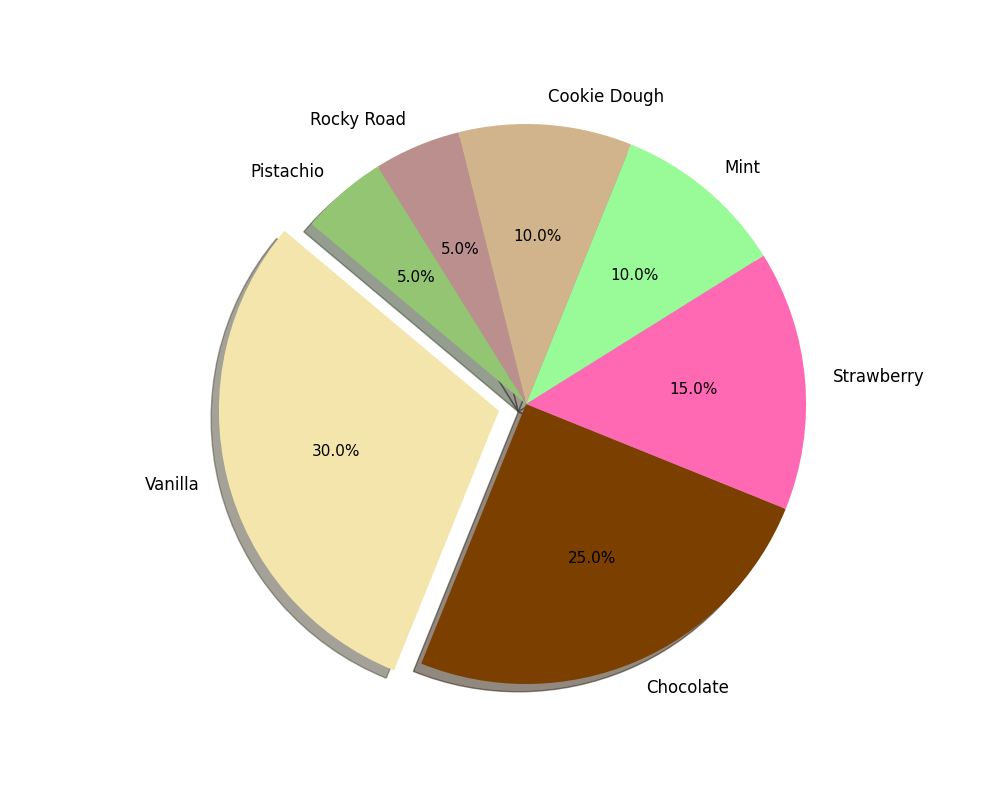

This figure's Python source:
import matplotlib.pyplot as plt
import numpy as np

flavors = ['Vanilla', 'Chocolate', 'Strawberry', 'Mint', 'Cookie Dough', 'Rocky Road', 'Pistachio']
percentages = [30, 25, 15, 10, 10, 5, 5]
colors = ['#f3e5ab', '#7b3f00', '#ff69b4', '#98fb98', '#d2b48c', '#bc8f8f', '#93c572']
explode = (0.1, 0, 0, 0, 0, 0, 0)

fig, ax = plt.subplots(figsize=(10, 8))
wedges, texts, autotexts = ax.pie(
    percentages,
    labels=flavors,
    autopct='%1.1f%%',
    startangle=140,
    colors=colors,
    explode=explode,
    shadow=True
)

for text in texts:
    text.set_fontsize(12)
for autotext in autotexts:
    autotext.set_fontsize(11)
    autotext.set_color('black')

ax.axis('equal')
plt.show()
